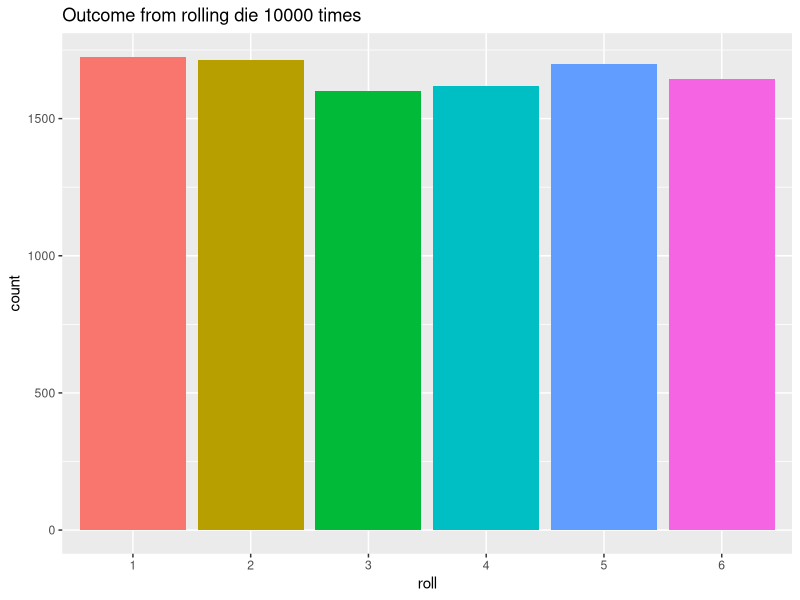
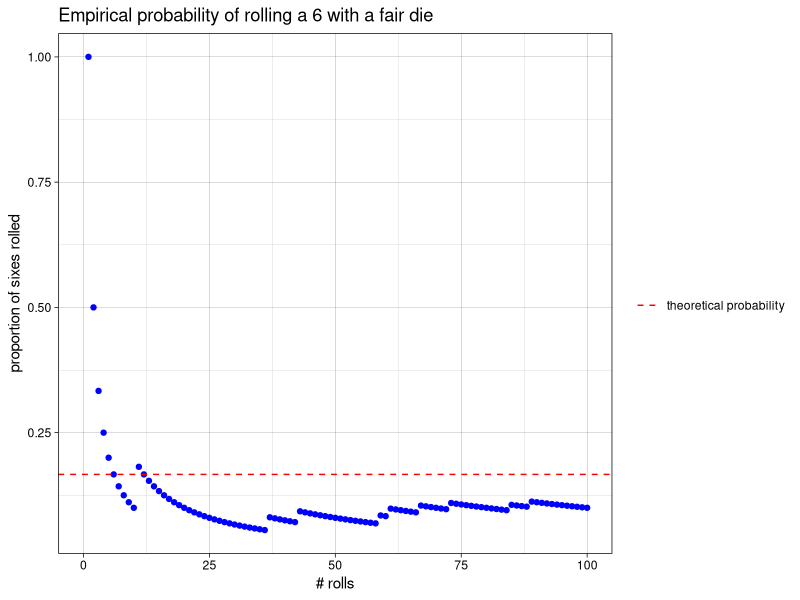
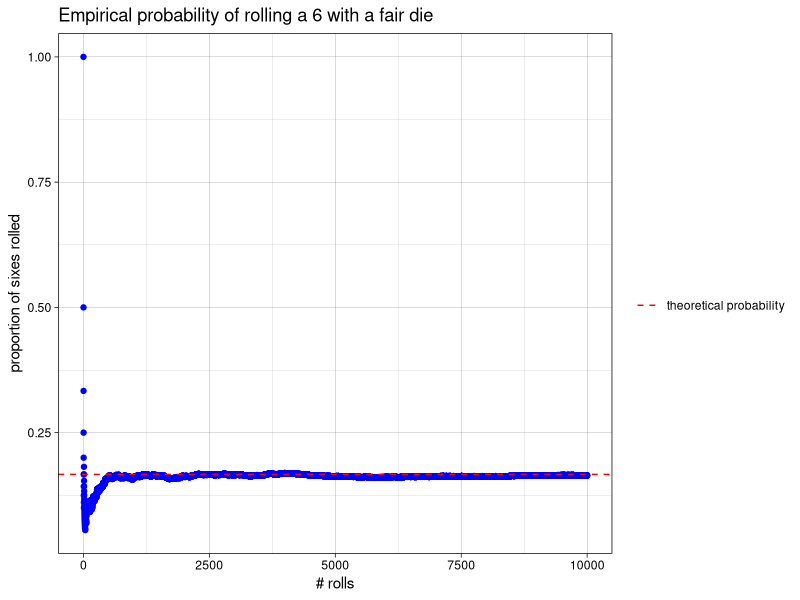
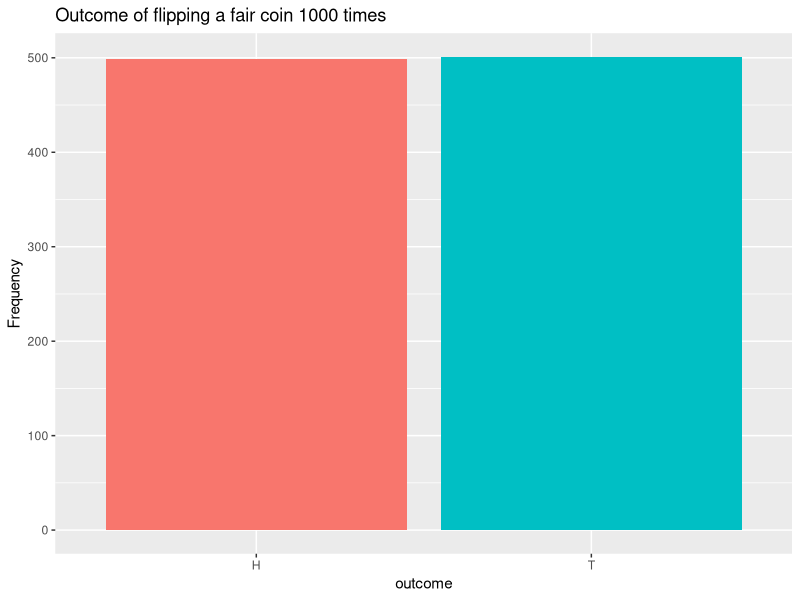
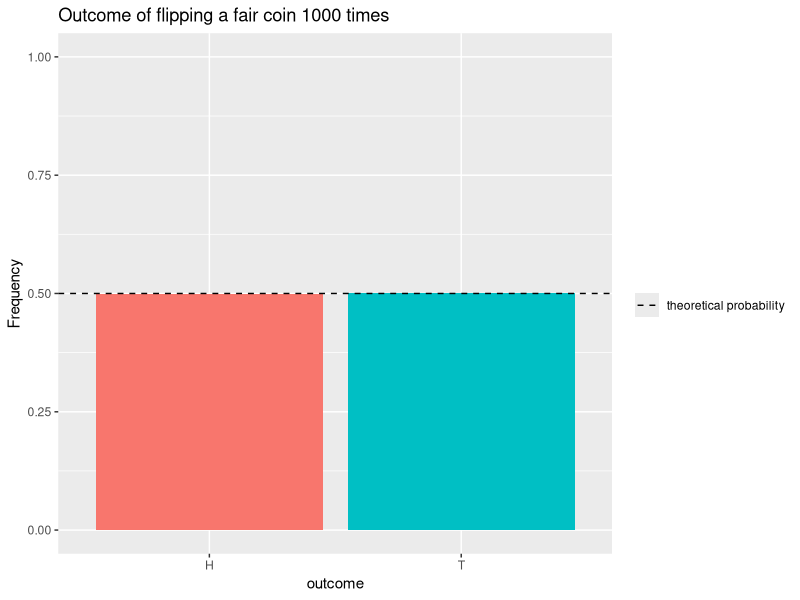
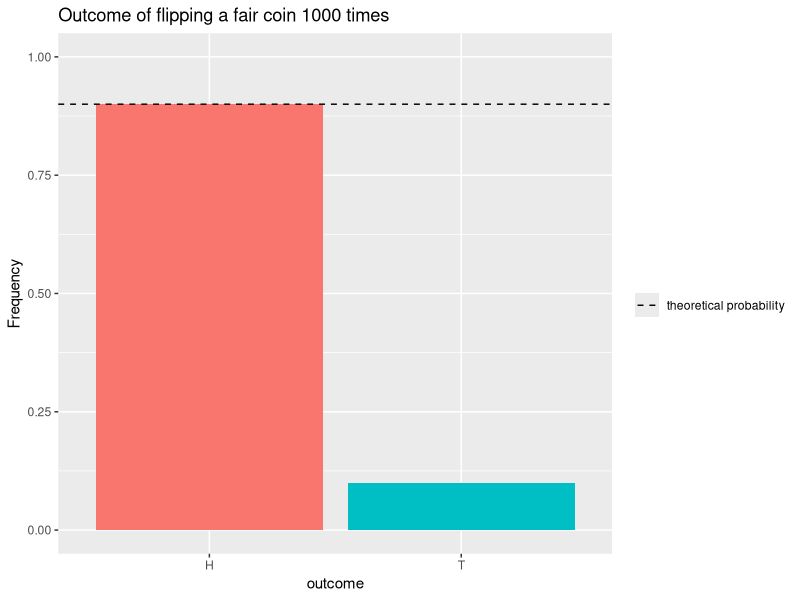

Source code (R) for these figures, in order:
######################################
## Module 4: Probability
######################################

# Note: the 'gtools' library is needed to enumerate
# permutations and combinations

# make sure to change the .libPaths if necessary
# you can install 'gtools' by typing install.packages("gtools")
library(gtools)
library(ggplot2)

######################################
## simulate rolling a die 10000 times
######################################
roll.num <- sample(1:6, 10000, replace = TRUE)

## treat the results as a factor (qualitative variable) and construct a barplot
roll <- factor(roll.num)
ggplot() + geom_bar(aes(roll, fill = roll)) + 
  ggtitle("Outcome from rolling die 10000 times") +
  theme(legend.position = "none")


## function to find the proportion of sixes occuring in first 'i' elements of 'x' 
proportion.sixes <- function(i,x) {
  count <- sum(x[1:i]==6)
  return (count/i)
}

## apply this function to all integers from 1- 10000
props <- sapply(1:length(roll.num), proportion.sixes, x=roll.num)


## plot empirical and theoretical probabilities
six.plot <- ggplot() + geom_point(aes(x = 1:length(props), y=props), color = "blue") +
  ggtitle("Empirical probability of rolling a 6 with a fair die") +
  labs(x = "# rolls", y = "proportion of sixes rolled") +
  geom_hline(aes(yintercept=1/6, linetype = "theoretical probability"),color = "red") +
  theme_linedraw() +
  scale_linetype_manual(name = "", values = 2) # this adds the legend (values = 2 for dotted line)


# plot only first 100 rolls
six.plot + xlim(0,100)

# look at complete plot
six.plot                



## simulate flipping a fair coin 1000 times
coins = sample(c("H", "T"), 1000, replace=TRUE)

# generate bar graph of frequencies; the guides() function is
# used to suppress the legend for the 'fill' elements (the coins)
ggplot() + geom_bar(aes(coins, fill = coins)) + 
  ggtitle("Outcome of flipping a fair coin 1000 times") +
  labs(x = "outcome", y = "Frequency") +
  guides(fill = FALSE)
  

# calculate relative frequency table, then 
# generate bar graph of frequencies; the guides() function is
# used to suppress the legend for the 'fill' elements (the coins)
t <- table(coins)
p <- prop.table(t, margin = NULL) # with no margin, divide by total
df <- data.frame(p)

ggplot(df) + geom_bar(aes(x = coins, y = Freq, fill = coins), stat = "identity") + 
  ggtitle("Outcome of flipping a fair coin 1000 times") +
  labs(x = "outcome", y = "Frequency") +
  geom_hline(aes(yintercept=1/2, linetype = "theoretical probability"),color = "black") +
  scale_linetype_manual(name = "", values = 2) +
  guides(fill = FALSE) + ylim(0,1)


## simulate flipping a biased coin 1000 times 
##    (90% probability of Heads, 10% probability of tails)
coins <- sample(c("H", "T"), 1000, prob = c(.9,.1), replace=TRUE)

# calculate relative frequency table, then 
# generate bar graph of frequencies; the guides() function is
# used to suppress the legend for the 'fill' elements (the coins)

t <- table(coins)
p <- prop.table(t, margin = NULL) # with no margin, divide by total
df <- data.frame(p)

ggplot(df) + geom_bar(aes(x = coins, y = Freq, fill = coins), stat = "identity") + 
  ggtitle("Outcome of flipping a fair coin 1000 times") +
  labs(x = "outcome", y = "Frequency") +
  geom_hline(aes(yintercept=9/10, linetype = "theoretical probability"),color = "black") +
  scale_linetype_manual(name = "", values = 2) +
  guides(fill = FALSE) + ylim(0,1)



############################################################
## general method for repeating a probability experiment --
## write a function to do the experiment once, then
## use the replicate function to repeat the experiment
############################################################

## example function: flip a fair coin 2 times, 
#     determine if we get 2 heads
# returns TRUE if we get 2 heads, FALSE otherwise
flip.two.heads <- function() {
  f = sample(c("H", "T"), 2, replace = TRUE)
  count = sum(f=="H")
  return (count == 2)
}

# flip a coin 2 times (or flip 2 coins), repeat 1000 times
two.heads <- replicate(1000, flip.two.heads())

# find the empirical probability of getting 2 heads = 
# number of times we get 2 heads / number of experiments
prop.heads <- sum(two.heads) / length(two.heads)
prop.heads


#########################################################
## Question: flip a coin 3 times and determine the 
## probability that the coin lands on heads at least
## 2 times
## Copy and modify the above code to find the empirical
## probability using the 'replicate' function
#########################################################



#########################################################
## classical probability definitions - when all outcomes
## are equally likely
#########################################################

##########################################################
## useful logical function: 
#   all(x) returns true if all elements in x are TRUE
#   any(x) returns true if any element in x is TRUE
##########################################################

x <- 1:3
any(x == 4)
any(x == 1)
all(x == 1)

x <- c(1,1,1)
all(x == 1)


##########################################################
# We can use the 'permutation' function from the gtools
# library to do classical probability calculations
# the arguments for the permuation function include 
# (1) number of outcomes / trial, 
# (2) number of trials,
# (3) sample space for each trial
# (4) repeats = TRUE if outcomes can repeat across trials
# Permutations gives all possible arrangements where
#    order matters
##########################################################

S <- permutations(2,3, c("C", "I"), repeats = TRUE)

# A = answer all questions correctly
correct <- S == "C"
index <- apply(correct, 1, all)
S[index, ]

# A = answer at least 2 questions correctly
index <-  rowSums(  S == "C" ) >=2
S[index,]


##########################################################
# Sample space S for flipping a coin 3 times  #
##########################################################

S = permutations(2,3, c("H", "T"), repeats = TRUE)
# Probability of getting all Heads, P(H = 3)
all.heads <- apply(S== "H", 1, all)
sum(all.heads) / length(all.heads)

# Probability of getting at least 1 Head, P(H >= 1)
any.heads <- apply(S== "H", 1, any)
sum(any.heads) / length(any.heads)


# Note that the complement of at least one head (H >=1)
# is no heads (H=0) (or all tails)

# by the rule of complements, 
# P(at least one head) = 1 - P(no heads)
no.heads <- !apply(S== "H", 1, any)
p.no.heads <- sum(no.heads) / length(no.heads)
1 - p.no.heads
